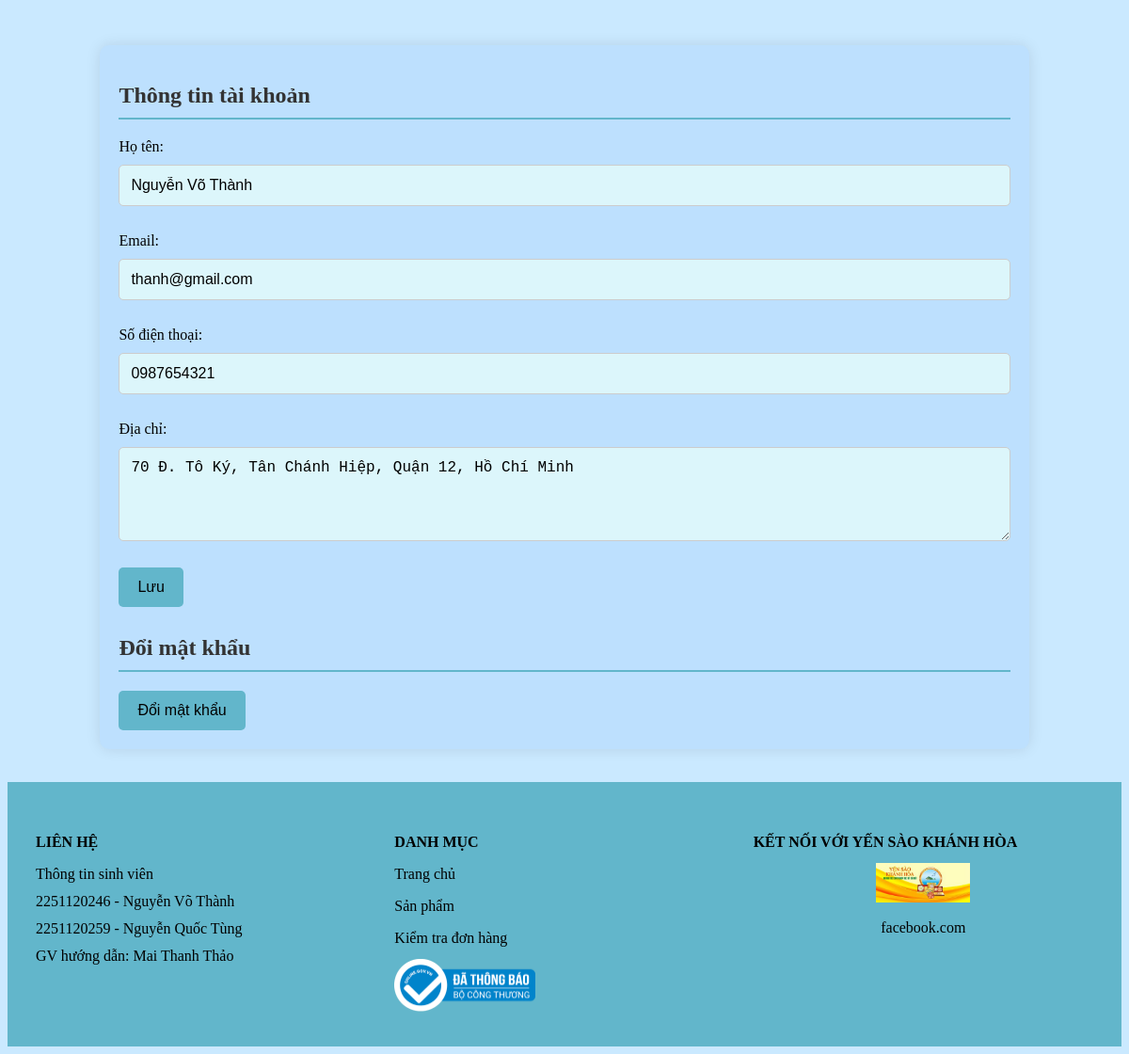
Before: /pages/profile.php (signed in) with the older database file.
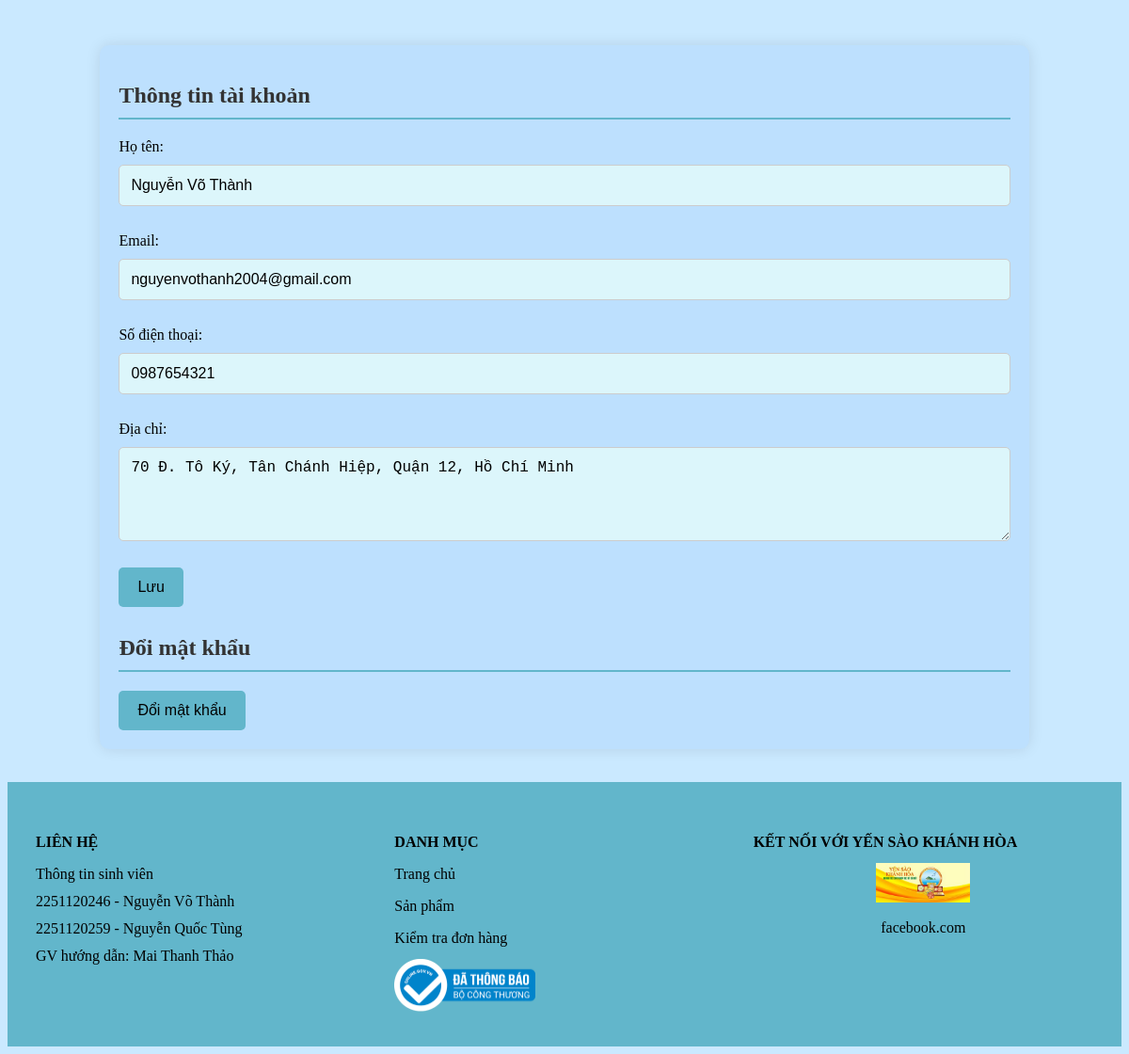
After: the same page with the newer database file.
### tables this page shows
CREATE TABLE nguoi_dung (
    id INT AUTO_INCREMENT PRIMARY KEY,
    ho_ten VARCHAR(255) NOT NULL,
    email VARCHAR(255) NOT NULL UNIQUE,
    mat_khau VARCHAR(255) NOT NULL,
    so_dien_thoai VARCHAR(20),
    dia_chi TEXT,
    vai_tro ENUM('admin', 'khach_hang', 'nhan_vien') DEFAULT 'khach_hang', 
    ngay_dang_ky DATETIME DEFAULT CURRENT_TIMESTAMP
);

### pages/profile.php (the view, shortened to what this page needs)
<!DOCTYPE html>
<html lang="vi">
<head>
    <link
        rel="stylesheet"
        href="https://cdnjs.cloudflare.com/ajax/libs/font-awesome/6.5.2/css/all.min.css"
 />
    <link rel="stylesheet" href="../assets/css/profile.css">
</head>
<body>
    <?php
    if (!isset($_SESSION['user_id'])) {
        $user = [
            'ho_ten' => '',
            'email' => '',
            'so_dien_thoai' => '',
            'dia_chi' => ''
        ];
    } else {
        include("../admin/pages/db_connect.php");
        $user_id = $_SESSION['user_id'];
        $sql = "SELECT * FROM nguoi_dung WHERE id = ?";
        $stmt = $conn->prepare($sql);
        $stmt->bind_param("i", $user_id);
        $stmt->execute();
        $result = $stmt->get_result();
        $user = $result->fetch_assoc();
    }
    ?>
    <div class="container">
        <div class="profile-section">
            <h2>Thông tin tài khoản</h2>
            <div class="profile-info">
                <form method="POST" action="">
                    <label for="ho_ten">Họ tên:</label>
                    <input type="text" name="ho_ten" value="<?php echo htmlspecialchars($user['ho_ten']); ?>" required><br>
                    <label for="email">Email:</label>
                    <input type="text" name="email" value="<?php echo htmlspecialchars($user['email']); ?>" required><br>
                    <label for="so_dien_thoai">Số điện thoại:</label>
                    <input type="text" name="so_dien_thoai" value="<?php echo htmlspecialchars($user['so_dien_thoai']); ?>"><br>
                    <label for="dia_chi">Địa chỉ:</label>
                    <textarea name="dia_chi" required><?php echo htmlspecialchars($user['dia_chi']); ?></textarea><br>
                    <button type="submit" name="update_profile" class="btn-save">Lưu</button>
                </form>
            </div>
        </div>
        <div class="password-section">
            <h2>Đổi mật khẩu</h2>
            <button id="change-password-btn" class="btn-change-password">Đổi mật khẩu</button>
        </div>
    </div>
    <?php include('footer.php'); ?>
</body>
</html>

Changed rows visible on the page:
changed nguoi_dung "Nguyễn Võ Thành": email "thanh@gmail.com" → "nguyenvothanh2004@gmail.com"
